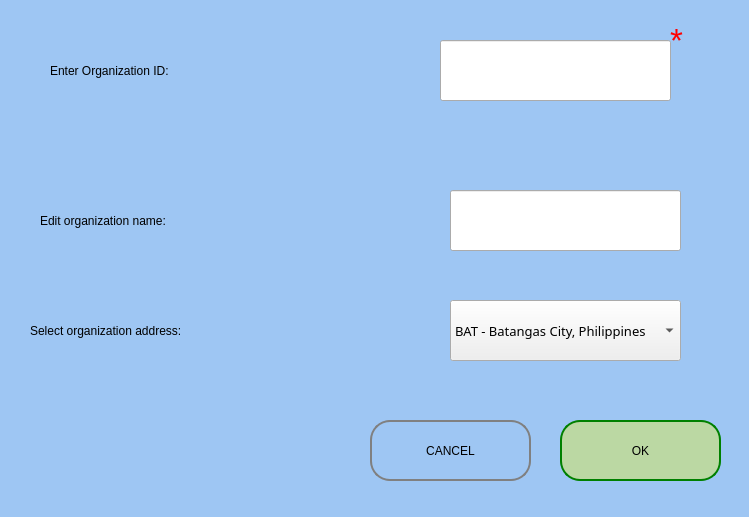
<?xml version="1.0" encoding="UTF-8"?>
<ui version="4.0">
 <class>Form</class>
 <widget class="QWidget" name="Form">
  <property name="geometry">
   <rect>
    <x>0</x>
    <y>0</y>
    <width>749</width>
    <height>517</height>
   </rect>
  </property>
  <property name="windowTitle">
   <string>Edit Personal Information</string>
  </property>
  <widget class="QWidget" name="widget" native="true">
   <property name="geometry">
    <rect>
     <x>0</x>
     <y>0</y>
     <width>751</width>
     <height>521</height>
    </rect>
   </property>
   <property name="styleSheet">
    <string notr="true">QWidget#widget{
background-color:rgb(158, 198, 243);}</string>
   </property>
   <widget class="QLabel" name="label_5">
    <property name="geometry">
     <rect>
      <x>40</x>
      <y>200</y>
      <width>351</width>
      <height>41</height>
     </rect>
    </property>
    <property name="styleSheet">
     <string notr="true">font: 20pt &quot;Century Gothic&quot;;</string>
    </property>
    <property name="text">
     <string>Edit organization name: </string>
    </property>
   </widget>
   <widget class="QPushButton" name="okButton">
    <property name="geometry">
     <rect>
      <x>560</x>
      <y>420</y>
      <width>161</width>
      <height>61</height>
     </rect>
    </property>
    <property name="palette">
     <palette>
      <active>
       <colorrole role="Button">
        <brush brushstyle="SolidPattern">
         <color alpha="255">
          <red>187</red>
          <green>216</green>
          <blue>163</blue>
         </color>
        </brush>
       </colorrole>
       <colorrole role="Base">
        <brush brushstyle="SolidPattern">
         <color alpha="255">
          <red>187</red>
          <green>216</green>
          <blue>163</blue>
         </color>
        </brush>
       </colorrole>
       <colorrole role="Window">
        <brush brushstyle="SolidPattern">
         <color alpha="255">
          <red>187</red>
          <green>216</green>
          <blue>163</blue>
         </color>
        </brush>
       </colorrole>
      </active>
      <inactive>
       <colorrole role="Button">
        <brush brushstyle="SolidPattern">
         <color alpha="255">
          <red>187</red>
          <green>216</green>
          <blue>163</blue>
         </color>
        </brush>
       </colorrole>
       <colorrole role="Base">
        <brush brushstyle="SolidPattern">
         <color alpha="255">
          <red>187</red>
          <green>216</green>
          <blue>163</blue>
         </color>
        </brush>
       </colorrole>
       <colorrole role="Window">
        <brush brushstyle="SolidPattern">
         <color alpha="255">
          <red>187</red>
          <green>216</green>
          <blue>163</blue>
         </color>
        </brush>
       </colorrole>
      </inactive>
      <disabled>
       <colorrole role="Button">
        <brush brushstyle="SolidPattern">
         <color alpha="255">
          <red>187</red>
          <green>216</green>
          <blue>163</blue>
         </color>
        </brush>
       </colorrole>
       <colorrole role="Base">
        <brush brushstyle="SolidPattern">
         <color alpha="255">
          <red>187</red>
          <green>216</green>
          <blue>163</blue>
         </color>
        </brush>
       </colorrole>
       <colorrole role="Window">
        <brush brushstyle="SolidPattern">
         <color alpha="255">
          <red>187</red>
          <green>216</green>
          <blue>163</blue>
         </color>
        </brush>
       </colorrole>
      </disabled>
     </palette>
    </property>
    <property name="styleSheet">
     <string notr="true">border-radius: 20px;
background-color:rgb(187, 216, 163);
font: 75 18pt &quot;Century Gothic&quot;;
border: 2px solid green</string>
    </property>
    <property name="text">
     <string>OK</string>
    </property>
   </widget>
   <widget class="QLabel" name="label_6">
    <property name="geometry">
     <rect>
      <x>30</x>
      <y>310</y>
      <width>371</width>
      <height>41</height>
     </rect>
    </property>
    <property name="styleSheet">
     <string notr="true">font: 20pt &quot;Century Gothic&quot;;</string>
    </property>
    <property name="text">
     <string>Select organization address:</string>
    </property>
   </widget>
   <widget class="QLineEdit" name="lineEdit">
    <property name="geometry">
     <rect>
      <x>450</x>
      <y>190</y>
      <width>231</width>
      <height>61</height>
     </rect>
    </property>
   </widget>
   <widget class="QLabel" name="label_4">
    <property name="geometry">
     <rect>
      <x>50</x>
      <y>50</y>
      <width>321</width>
      <height>41</height>
     </rect>
    </property>
    <property name="styleSheet">
     <string notr="true">font: 20pt &quot;Century Gothic&quot;;</string>
    </property>
    <property name="text">
     <string>Enter Organization ID:</string>
    </property>
   </widget>
   <widget class="QLabel" name="label_10">
    <property name="geometry">
     <rect>
      <x>710</x>
      <y>110</y>
      <width>131</width>
      <height>41</height>
     </rect>
    </property>
    <property name="styleSheet">
     <string notr="true">font: 20pt &quot;MS Shell Dlg 2&quot;;</string>
    </property>
    <property name="text">
     <string/>
    </property>
   </widget>
   <widget class="QPushButton" name="login_2">
    <property name="geometry">
     <rect>
      <x>370</x>
      <y>420</y>
      <width>161</width>
      <height>61</height>
     </rect>
    </property>
    <property name="styleSheet">
     <string notr="true">border-radius: 20px;
background-color:rgbrgb(247, 207, 216);
font: 75 18pt &quot;Century Gothic&quot;;
border: 2px solid grey
</string>
    </property>
    <property name="text">
     <string>CANCEL</string>
    </property>
   </widget>
   <widget class="QLineEdit" name="lineEdit_6">
    <property name="geometry">
     <rect>
      <x>440</x>
      <y>40</y>
      <width>231</width>
      <height>61</height>
     </rect>
    </property>
   </widget>
   <widget class="QLabel" name="error1">
    <property name="geometry">
     <rect>
      <x>50</x>
      <y>110</y>
      <width>471</width>
      <height>41</height>
     </rect>
    </property>
    <property name="styleSheet">
     <string notr="true">font: 75 italic 12pt &quot;Century Gothic&quot;;color:red;</string>
    </property>
    <property name="text">
     <string/>
    </property>
   </widget>
   <widget class="QLabel" name="label_13">
    <property name="geometry">
     <rect>
      <x>670</x>
      <y>20</y>
      <width>21</width>
      <height>41</height>
     </rect>
    </property>
    <property name="font">
     <font>
      <family>MS Shell Dlg 2</family>
      <pointsize>25</pointsize>
      <weight>50</weight>
      <italic>false</italic>
      <bold>false</bold>
     </font>
    </property>
    <property name="styleSheet">
     <string notr="true">font: 25pt &quot;MS Shell Dlg 2&quot;;
color: rgb(255, 0, 0);</string>
    </property>
    <property name="text">
     <string>*</string>
    </property>
   </widget>
   <widget class="QComboBox" name="comboBox">
    <property name="geometry">
     <rect>
      <x>450</x>
      <y>300</y>
      <width>231</width>
      <height>61</height>
     </rect>
    </property>
    <property name="font">
     <font>
      <family>Century Gothic</family>
      <pointsize>10</pointsize>
      <weight>50</weight>
      <italic>false</italic>
      <bold>false</bold>
     </font>
    </property>
    <property name="styleSheet">
     <string notr="true">font: 10pt &quot;Century Gothic&quot;;</string>
    </property>
    <item>
     <property name="text">
      <string>BAT - Batangas City, Philippines</string>
     </property>
    </item>
    <item>
     <property name="text">
      <string>CAV - Cavite City, Philipines</string>
     </property>
    </item>
    <item>
     <property name="text">
      <string>MAR - Marikina City, Philippines</string>
     </property>
    </item>
    <item>
     <property name="text">
      <string>PAR - Paranaque City, Philippines</string>
     </property>
    </item>
    <item>
     <property name="text">
      <string>PAS - Pasig City, Philippines</string>
     </property>
    </item>
   </widget>
  </widget>
 </widget>
 <resources/>
 <connections/>
</ui>
